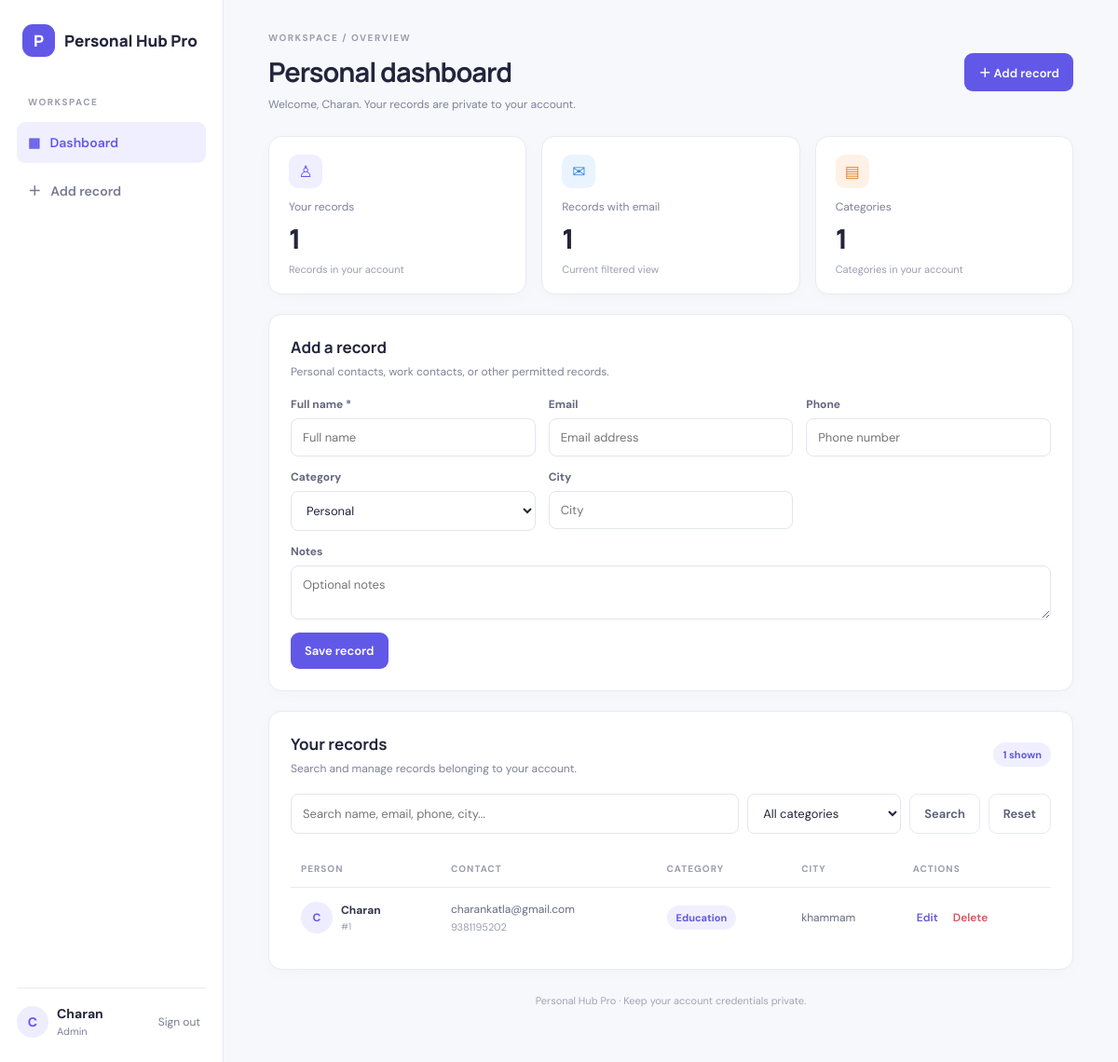
Screenshot of / (signed in) with the database file from the repository.
### app.py (models this page shows, shortened)
class User(UserMixin, db.Model):
    id = db.Column(db.Integer, primary_key=True)
    email = db.Column(db.String(254), unique=True, nullable=False, index=True)
    display_name = db.Column(db.String(100), nullable=False)
    password_hash = db.Column(db.String(255), nullable=False)
    role = db.Column(db.String(20), nullable=False, default="user")
    created_at = db.Column(db.DateTime, server_default=db.func.now(), nullable=False)
    records = db.relationship("Person", backref="owner", cascade="all, delete-orphan", lazy=True)

class Person(db.Model):
    id = db.Column(db.Integer, primary_key=True)
    owner_id = db.Column(db.Integer, db.ForeignKey("user.id", ondelete="CASCADE"), nullable=False, index=True)
    full_name = db.Column(db.String(120), nullable=False)
    email = db.Column(db.String(254), nullable=False, default="")
    phone = db.Column(db.String(40), nullable=False, default="")
    category = db.Column(db.String(60), nullable=False, default="Personal")
    city = db.Column(db.String(100), nullable=False, default="")
    notes = db.Column(db.String(2000), nullable=False, default="")
    created_at = db.Column(db.DateTime, server_default=db.func.now(), nullable=False)

### app.py (the view)
@app.route("/")
def home():
    if not current_user.is_authenticated:
        return redirect(url_for("login"))
    q = request.args.get("q", "").strip()[:120]
    category = request.args.get("category", "").strip()[:60]
    query = Person.query.filter_by(owner_id=current_user.id)
    if q:
        pattern = f"%{q}%"
        query = query.filter(or_(Person.full_name.ilike(pattern), Person.email.ilike(pattern),
                                 Person.phone.ilike(pattern), Person.city.ilike(pattern)))
    if category:
        query = query.filter_by(category=category)
    people = query.order_by(Person.full_name.asc()).all()
    total = Person.query.filter_by(owner_id=current_user.id).count()
    categories = [r[0] for r in db.session.query(Person.category).filter_by(owner_id=current_user.id).distinct().order_by(Person.category).all()]
    return render_template("dashboard.html", people=people, total=total, categories=categories, q=q, selected_category=category)

### app.py (called while the page is built)
@login_manager.user_loader
def load_user(user_id):
    return db.session.get(User, int(user_id))

@app.after_request
def security_headers(response):
    response.headers["X-Content-Type-Options"] = "nosniff"
    response.headers["X-Frame-Options"] = "DENY"
    response.headers["Referrer-Policy"] = "strict-origin-when-cross-origin"
    response.headers["Permissions-Policy"] = "camera=(), microphone=(), geolocation=()"
    if not app.debug:
        response.headers["Strict-Transport-Security"] = "max-age=31536000; includeSubDomains"
    return response

### templates/dashboard.html (shortened to what this page needs)
{% extends "base.html" %}{% block title %}Dashboard | Personal Hub Pro{% endblock %}
{% block content %}
<header class="topbar"><div><p class="eyebrow">WORKSPACE / OVERVIEW</p><h1>Personal dashboard</h1><p class="muted">Welcome, {{ current_user.display_name }}. Your records are private to your account.</p></div><a class="primary" href="#add-record">＋ Add record</a></header>
<section class="stats"><article class="stat"><span class="stat-icon">♙</span><p class="muted">Your records</p><strong>{{ total }}</strong><small>Records in your account</small></article><article class="stat"><span class="stat-icon blue">✉</span><p class="muted">Records with email</p><strong>{{ people|selectattr('email')|list|length }}</strong><small>Current filtered view</small></article><article class="stat"><span class="stat-icon orange">▤</span><p class="muted">Categories</p><strong>{{ categories|length }}</strong><small>Categories in your account</small></article></section>
<section class="panel" id="add-record"><div class="panel-head"><div><h2>Add a record</h2><p class="muted">Personal contacts, work contacts, or other permitted records.</p></div></div>
<form method="post" action="{{ url_for('add_record') }}" class="record-form"><input type="hidden" name="csrf_token" value="{{ csrf_token() }}">
<label>Full name *<input name="full_name" required maxlength="120" placeholder="Full name"></label><label>Email<input type="email" name="email" maxlength="254" placeholder="Email address"></label><label>Phone<input name="phone" maxlength="40" placeholder="Phone number"></label>
<label>Category<select name="category"><option>Personal</option><option>Family</option><option>Work</option><option>Education</option><option>Other</option></select></label><label>City<input name="city" maxlength="100" placeholder="City"></label><label class="wide">Notes<textarea name="notes" rows="2" maxlength="2000" placeholder="Optional notes"></textarea></label>
<div class="wide"><button class="primary" type="submit">Save record</button></div></form></section>
<section class="panel" id="records"><div class="panel-head"><div><h2>Your records</h2><p class="muted">Search and manage records belonging to your account.</p></div><span class="pill">{{ people|length }} shown</span></div>
<form class="filters" method="get"><input name="q" value="{{ q }}" placeholder="Search name, email, phone, city..." aria-label="Search"><select name="category"><option value="">All categories</option>{% for c in categories %}<option value="{{ c }}" {% if selected_category == c %}selected{% endif %}>{{ c }}</option>{% endfor %}</select><button class="secondary">Search</button><a class="secondary link" href="/">Reset</a></form>
{% if people %}<div class="table-wrap"><table><thead><tr><th>PERSON</th><th>CONTACT</th><th>CATEGORY</th><th>CITY</th><th>ACTIONS</th></tr></thead><tbody>
{% for p in people %}<tr><td><div class="person"><span class="avatar">{{ p.full_name[:1]|upper }}</span><div><strong>{{ p.full_name }}</strong><small>#{{ p.id }}</small></div></div>{% if p.notes %}<details><summary>View notes</summary><p class="note-text">{{ p.notes }}</p></details>{% endif %}</td><td>{{ p.email or '—' }}<small class="block">{{ p.phone }}</small></td><td><span class="pill">{{ p.category }}</span></td><td>{{ p.city or '—' }}</td><td><div class="actions"><button type="button" class="text-button" onclick="openEdit({{ p.id }},{{ p.full_name|tojson }},{{ p.email|tojson }},{{ p.phone|tojson }},{{ p.category|tojson }},{{ p.city|tojson }},{{ p.notes|tojson }})">Edit</button><form method="post" action="{{ url_for('delete_record', record_id=p.id) }}" onsubmit="return confirm('Delete this record?')"><input type="hidden" name="csrf_token" value="{{ csrf_token() }}"><button class="text-button danger">Delete</button></form></div></td></tr>{% endfor %}
</tbody></table></div>{% else %}<div class="empty"><h3>No records found</h3><p class="muted">Add a record or change the search filters.</p></div>{% endif %}</section>
<footer>Personal Hub Pro · Keep your account credentials private.</footer>
{% endblock %}

### templates/base.html (shortened to what this page needs)
<!doctype html>
<html lang="en"><head><meta charset="utf-8"><meta name="viewport" content="width=device-width, initial-scale=1">
<title>{% block title %}Personal Hub Pro{% endblock %}</title><link rel="stylesheet" href="{{ url_for('static', filename='style.css') }}"></head>
<body>
{% if current_user.is_authenticated %}
<aside class="sidebar"><a class="brand" href="/"><span class="logo">P</span> Personal Hub Pro</a><div class="navlabel">WORKSPACE</div>
<a class="nav active" href="/">▦ &nbsp; Dashboard</a><a class="nav" href="/#add-record">＋ &nbsp; Add record</a>
<div class="sidebottom"><div class="avatar">{{ current_user.display_name[:1]|upper }}</div><div class="user-label"><strong>{{ current_user.display_name }}</strong><small>{{ current_user.role|title }}</small></div><form method="post" action="{{ url_for('logout') }}"><input type="hidden" name="csrf_token" value="{{ csrf_token() }}"><button class="logout" type="submit">Sign out</button></form></div></aside>
{% endif %}
<main class="{{ 'main' if current_user.is_authenticated else 'auth-main' }}">
{% block content %}{% endblock %}
</main>
<script src="{{ url_for('static', filename='app.js') }}" defer></script></body></html>

### rows the page displays
User: display_name "C", display_name "Charan", role "Admin"
Person: full_name "C", full_name "Charan", id "1", email "charankatla@gmail.com", phone "9381195202", category "Education", city "khammam"

### other values shown
{{ total }} "1"
{{ people|selectattr('email')|list|length }} "1"
{{ categories|length }} "1"
{{ people|length }} "1"
